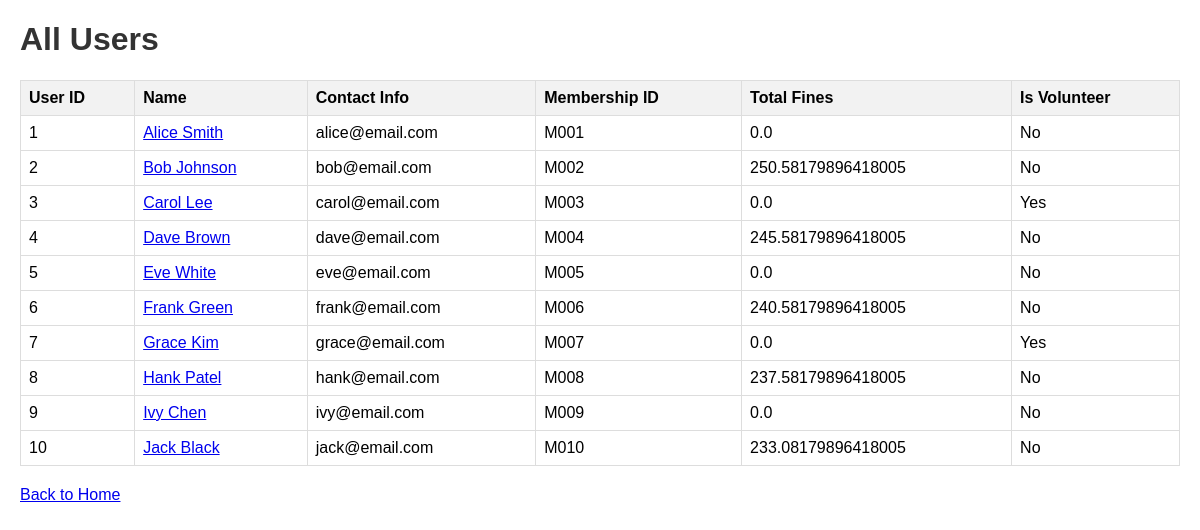
Screenshot of /users with the database file from the repository.
### tables this page shows
CREATE TABLE User (
            UserID INTEGER PRIMARY KEY AUTOINCREMENT,
            Name TEXT NOT NULL,
            ContactInfo TEXT,
            MembershipID TEXT NOT NULL UNIQUE,
            TotalFines REAL DEFAULT 0.0,
            IsVolunteer INTEGER DEFAULT 0
        );

### library_project/app.py (the view)
@app.route('/users')
def users():
    conn = get_db()
    cursor = conn.cursor()
    cursor.execute("SELECT * FROM User")
    users = cursor.fetchall()
    return render_template('users.html', users=users)

### library_project/app.py (called while the page is built)
def get_db():
    if 'db' not in g:
        g.db = sqlite3.connect('library.db', timeout=20)  # Increase timeout to 20 seconds
        g.db.row_factory = sqlite3.Row  # Allows accessing columns by name
        g.db.execute("PRAGMA journal_mode=WAL;")
    return g.db

### library_project/templates/users.html (shortened to what this page needs)
<!DOCTYPE html>
<html>
<head>
    <link rel="stylesheet" href="{{ url_for('static', filename='style.css') }}">
</head>
<body>
    <h1>All Users</h1>
    {% if users %}
        <table border="1">
            <tr>
                <th>User ID</th>
                <th>Name</th>
                <th>Contact Info</th>
                <th>Membership ID</th>
                <th>Total Fines</th>
                <th>Is Volunteer</th>
            </tr>
            {% for user in users %}
            <tr>
                <td>{{ user['UserID'] }}</td>
                <td><a href="{{ url_for('user', user_id=user['UserID']) }}">{{ user['Name'] }}</a></td>
                <td>{{ user['ContactInfo'] }}</td>
                <td>{{ user['MembershipID'] }}</td>
                <td>{{ user['TotalFines'] }}</td>
                <td>{{ 'Yes' if user['IsVolunteer'] == 1 else 'No' }}</td>
            </tr>
            {% endfor %}
        </table>
    {% else %}
        <p>No users found.</p>
    {% endif %}
    <a href="{{ url_for('index') }}">Back to Home</a>
</body>
</html>

### library_project/static/style.css (style rules this page uses)
body { font-family: Arial, sans-serif; margin: 20px; }
h1, h2 { color: #333; }
table { border-collapse: collapse; width: 100%; margin: 20px 0; }
th, td { border: 1px solid #ddd; padding: 8px; text-align: left; }
th { background-color: #f2f2f2; }

### rows the page displays
User: UserID "1", Name "Alice Smith", ContactInfo "alice@email.com", MembershipID "M001", TotalFines "0.0", IsVolunteer "No"
User: UserID "2", Name "Bob Johnson", ContactInfo "bob@email.com", MembershipID "M002", TotalFines "250.58179896418005", IsVolunteer "No"
User: UserID "3", Name "Carol Lee", ContactInfo "carol@email.com", MembershipID "M003", TotalFines "0.0", IsVolunteer "Yes"
User: UserID "4", Name "Dave Brown", ContactInfo "dave@email.com", MembershipID "M004", TotalFines "245.58179896418005", IsVolunteer "No"
User: UserID "5", Name "Eve White", ContactInfo "eve@email.com", MembershipID "M005", TotalFines "0.0", IsVolunteer "No"
User: UserID "6", Name "Frank Green", ContactInfo "frank@email.com", MembershipID "M006", TotalFines "240.58179896418005", IsVolunteer "No"
User: UserID "7", Name "Grace Kim", ContactInfo "grace@email.com", MembershipID "M007", TotalFines "0.0", IsVolunteer "Yes"
User: UserID "8", Name "Hank Patel", ContactInfo "hank@email.com", MembershipID "M008", TotalFines "237.58179896418005", IsVolunteer "No"
User: UserID "9", Name "Ivy Chen", ContactInfo "ivy@email.com", MembershipID "M009", TotalFines "0.0", IsVolunteer "No"
User: UserID "10", Name "Jack Black", ContactInfo "jack@email.com", MembershipID "M010", TotalFines "233.08179896418005", IsVolunteer "No"
